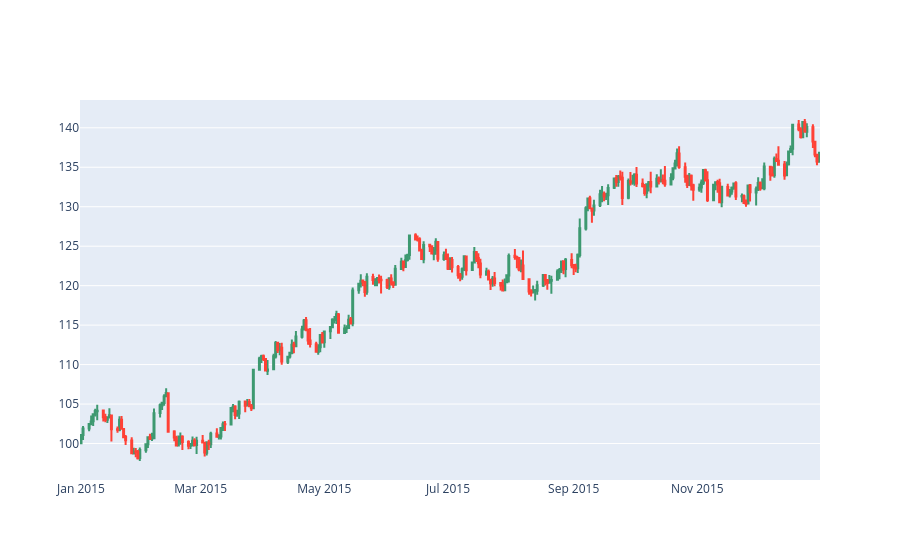

This figure's notebook cell:
### Markdown cell above
Using the candlestick chart creation features of the Plotly library, you can beautifully display the graph as shown below. You can also zoom in on the graph interactively. Hovering over it displays the numbers, making it very convenient.

### Code cell
# Import the plotly model
from plotly.offline import init_notebook_mode, iplot
from plotly import figure_factory as FF

# Set up for Jupyter Notebook
init_notebook_mode(connected=False)

# Configuration for Google Colaboratory
def configure_plotly_browser_state():
  import IPython
  display(IPython.core.display.HTML('''
        <script src="/static/components/requirejs/require.js"></script>
        <script>
          requirejs.config({
            paths: {
              base: '/static/base',
              plotly: 'https://cdn.plot.ly/plotly-latest.min.js?noext',
            },
          });
        </script>
        '''))
configure_plotly_browser_state()

# Set up the candlestick chart
fig = FF.create_candlestick(df.open, df.high, df.low, df.close, dates = df.index)
iplot(fig)

### Figure 1 — Plotly figure (JSON) as saved in the notebook; plotly's stock layout.template omitted (floating-point values rounded to 4 significant figures; data arrays with more than 128 entries replaced by an {"elided": "..."} marker saying what was removed)
{"data": [{"boxpoints": false, "fillcolor": "#3D9970", "line": {"color": "#3D9970"}, "name": "Increasing", "showlegend": false, "whiskerwidth": 0, "x": {"elided": "846 str values"}, "y": {"elided": "846 float values"}, "type": "box"}, {"boxpoints": false, "fillcolor": "#FF4136", "line": {"color": "#FF4136"}, "name": "Decreasing", "showlegend": false, "whiskerwidth": 0, "x": {"elided": "720 str values"}, "y": {"elided": "720 float values"}, "type": "box"}], "layout": {}}
